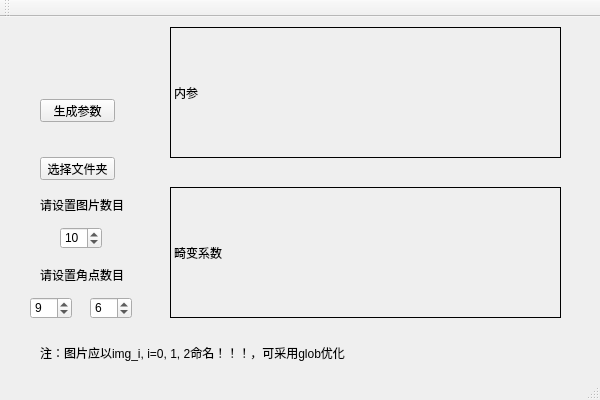
<?xml version="1.0" encoding="UTF-8"?>
<ui version="4.0">
 <class>surroundClass</class>
 <widget class="QMainWindow" name="surroundClass">
  <property name="geometry">
   <rect>
    <x>0</x>
    <y>0</y>
    <width>600</width>
    <height>400</height>
   </rect>
  </property>
  <property name="windowTitle">
   <string>surround</string>
  </property>
  <widget class="QWidget" name="centralWidget">
   <widget class="QLabel" name="label">
    <property name="geometry">
     <rect>
      <x>170</x>
      <y>10</y>
      <width>391</width>
      <height>131</height>
     </rect>
    </property>
    <property name="frameShape">
     <enum>QFrame::Box</enum>
    </property>
    <property name="text">
     <string>内参</string>
    </property>
   </widget>
   <widget class="QPushButton" name="pushButton_2">
    <property name="geometry">
     <rect>
      <x>40</x>
      <y>82</y>
      <width>75</width>
      <height>23</height>
     </rect>
    </property>
    <property name="text">
     <string>生成参数</string>
    </property>
   </widget>
   <widget class="QPushButton" name="pushButton">
    <property name="geometry">
     <rect>
      <x>40</x>
      <y>140</y>
      <width>75</width>
      <height>23</height>
     </rect>
    </property>
    <property name="text">
     <string>选择文件夹</string>
    </property>
   </widget>
   <widget class="QLabel" name="label_2">
    <property name="geometry">
     <rect>
      <x>170</x>
      <y>170</y>
      <width>391</width>
      <height>131</height>
     </rect>
    </property>
    <property name="frameShape">
     <enum>QFrame::Box</enum>
    </property>
    <property name="text">
     <string>畸变系数</string>
    </property>
   </widget>
   <widget class="QLabel" name="label_3">
    <property name="geometry">
     <rect>
      <x>40</x>
      <y>325</y>
      <width>511</width>
      <height>21</height>
     </rect>
    </property>
    <property name="text">
     <string>注：图片应以img_i, i=0, 1, 2命名！！！，可采用glob优化</string>
    </property>
   </widget>
   <widget class="QSpinBox" name="spinBox">
    <property name="geometry">
     <rect>
      <x>30</x>
      <y>280</y>
      <width>42</width>
      <height>22</height>
     </rect>
    </property>
    <property name="value">
     <number>9</number>
    </property>
   </widget>
   <widget class="QSpinBox" name="spinBox_2">
    <property name="geometry">
     <rect>
      <x>90</x>
      <y>280</y>
      <width>42</width>
      <height>22</height>
     </rect>
    </property>
    <property name="value">
     <number>6</number>
    </property>
   </widget>
   <widget class="QLabel" name="label_4">
    <property name="geometry">
     <rect>
      <x>40</x>
      <y>250</y>
      <width>91</width>
      <height>16</height>
     </rect>
    </property>
    <property name="frameShape">
     <enum>QFrame::NoFrame</enum>
    </property>
    <property name="text">
     <string>请设置角点数目</string>
    </property>
   </widget>
   <widget class="QLabel" name="label_5">
    <property name="geometry">
     <rect>
      <x>40</x>
      <y>180</y>
      <width>101</width>
      <height>16</height>
     </rect>
    </property>
    <property name="text">
     <string>请设置图片数目</string>
    </property>
   </widget>
   <widget class="QSpinBox" name="spinBox_3">
    <property name="geometry">
     <rect>
      <x>60</x>
      <y>210</y>
      <width>42</width>
      <height>22</height>
     </rect>
    </property>
    <property name="value">
     <number>10</number>
    </property>
   </widget>
  </widget>
  <widget class="QMenuBar" name="menuBar">
   <property name="geometry">
    <rect>
     <x>0</x>
     <y>0</y>
     <width>600</width>
     <height>23</height>
    </rect>
   </property>
  </widget>
  <widget class="QToolBar" name="mainToolBar">
   <attribute name="toolBarArea">
    <enum>TopToolBarArea</enum>
   </attribute>
   <attribute name="toolBarBreak">
    <bool>false</bool>
   </attribute>
  </widget>
  <widget class="QStatusBar" name="statusBar"/>
 </widget>
 <layoutdefault spacing="6" margin="11"/>
 <resources>
  <include location="surround.qrc"/>
 </resources>
 <connections/>
</ui>
